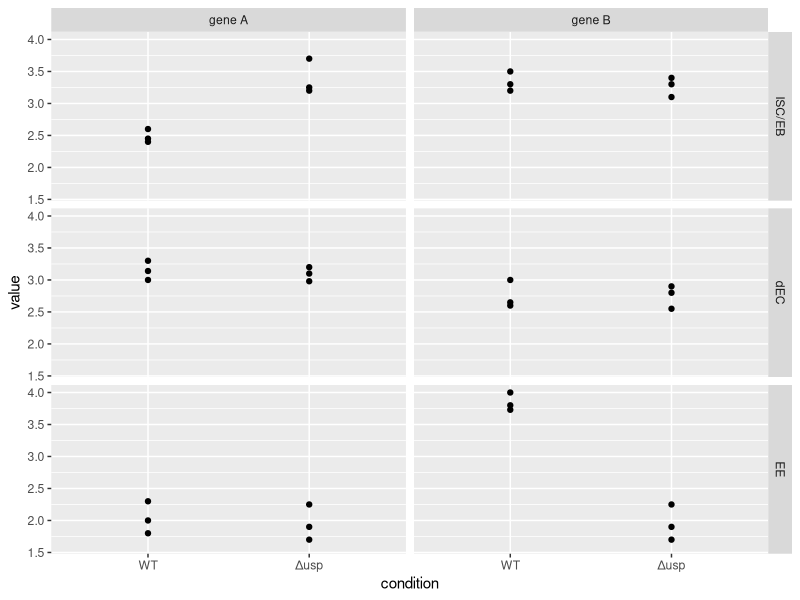

Write the R code that produced this figure.
## ---- chunk 1
#| label: init
#| echo: false
#| cache: false
## Set default options for code chunks
knitr::opts_chunk$set(cache = FALSE)
## ---- chunk 2
#| label: loadpkgs
#| message: false
#| cache: false
library("ggplot2")
library("dplyr")
## ---- chunk 3
#| label: data
#| echo: FALSE
x = read.csv(textConnection(
"gene, celltype, condition, value
 gene A, A,     WT,     2.0
 gene A, A,     WT,     1.8
 gene A, A,     WT,     2.3
 gene A, A,     Δusp,   1.9
 gene A, A,     Δusp,   1.7
 gene A, A,     Δusp,   2.25
 gene A, B,     WT,  3.3            
 gene A, B,     WT,  3.14
 gene A, B,     WT,  3.0
 gene A, B,     Δusp,  3.2
 gene A, B,     Δusp,  2.98
 gene A, B,     Δusp,  3.1
 gene A, C,     WT,     2.4
 gene A, C,     WT,     2.6
 gene A, C,     WT,     2.45
 gene A, C,     Δusp,    3.2
 gene A, C,     Δusp,    3.7
 gene A, C,     Δusp,    3.25 
 gene B, A,     WT,     4.0
 gene B, A,     WT,     3.8
 gene B, A,     WT,     3.73
 gene B, A,     Δusp,   1.9
 gene B, A,     Δusp,   1.7
 gene B, A,     Δusp,   2.25
 gene B, B,     WT,  3.0            
 gene B, B,     WT,  2.6
 gene B, B,     WT,  2.65
 gene B, B,     Δusp,  2.9
 gene B, B,     Δusp,  2.55
 gene B, B,     Δusp,  2.8
 gene B, C,     WT,     3.5
 gene B, C,     WT,     3.3
 gene B, C,     WT,     3.2
 gene B, C,     Δusp,    3.4
 gene B, C,     Δusp,    3.1
 gene B, C,     Δusp,    3.3" 
), strip.white = TRUE, header = TRUE)
x = mutate(x,
  celltype = c(A = "EE", B = "dEC", C = "ISC/EB")[celltype] |> factor(levels = c("ISC/EB", "dEC", "EE"))
  )
stopifnot(is.numeric(x$value), !any(is.na(x$celltype)))
## ---- chunk 4
#| label: fig_hist_combined
#| fig-width: 3
#| fig-height: 6
#| fig-dpi: 600
#| out-width: "400px"
ggplot(x, aes(x = condition, y = value)) + geom_point() +
  facet_grid(cols = vars(gene), rows = vars(celltype)) + ylim(c(1.6,4))
